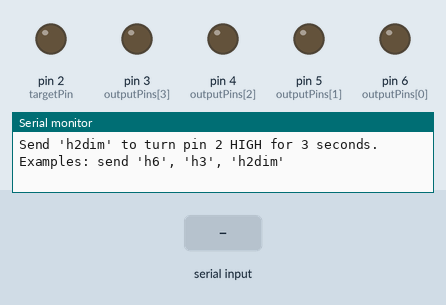
Simulated run of this program. Board: Arduino Uno, built with avr-gcc and run on an emulated ATmega328P. Shown: output pins drawn as LEDs (lit = HIGH), the last lines printed to the serial monitor. The inputs (shaded band) are chosen by the test bench.

Above: at 1.3 s.
1.4 s: "h2dim\n" received over Serial
At 2.6 s:
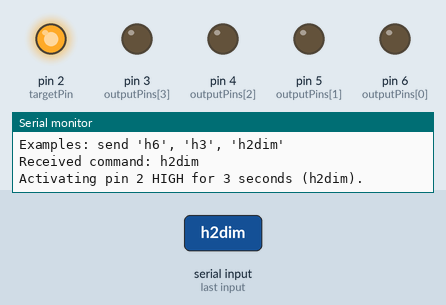
2.9 s: byte 10 ('\n') received over Serial
5.9 s: "h\n" received over Serial
Timing chart, 0 to 8.9 s (numbered marks = the images above; inputs shaded):
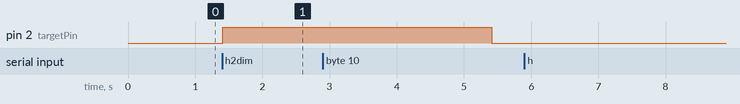

The program:

main.cpp
```cpp
#include <Arduino.h>

// Define the pin numbers we want to control
const int outputPins[] = {6, 5, 4, 3, 2}; // Added pin 3
// Calculate number of pins *AFTER* defining the array
const int numPins = sizeof(outputPins) / sizeof(outputPins[0]);

// Define the *default* duration the pins should stay HIGH (in milliseconds)
const unsigned long defaultHighDuration = 250;
// Define the special duration for the 'h2dim' command (in milliseconds)
const unsigned long dimHighDuration = 4000; // 3000 ms = 3 seconds

// --- Per-Pin Timer Variables ---
// Stores the time when each pin was last turned HIGH
unsigned long pinHighStartTime[numPins];
// Tracks if each pin is currently in its timed HIGH state
bool pinIsTimed[numPins];
// Stores the duration this specific pin should stay HIGH for its current timed event
unsigned long pinTargetDuration[numPins];

// --- Input Handling Variables ---
String inputString = "";       // A String to hold incoming data
bool stringComplete = false;  // Whether the string is complete

void setup() {
  // Initialize Serial communication at 9600 bits per second (bps)
  Serial.begin(9600);
  while (!Serial); // Wait for serial port to connect

  inputString.reserve(10); // Reserve some memory for the input String (optional optimization)

  // Configure all specified pins as OUTPUT and initialize timer states
  Serial.print("Setting up pins: ");
  for (int i = 0; i < numPins; i++) {
    pinMode(outputPins[i], OUTPUT);
    digitalWrite(outputPins[i], LOW); // Start LOW
    pinIsTimed[i] = false;            // Not initially timed
    pinHighStartTime[i] = 0;          // Start time is 0
    pinTargetDuration[i] = 0;         // Target duration is 0 initially

    Serial.print(outputPins[i]);
    if (i < numPins - 1) {
      Serial.print(", ");
    }
  }
  Serial.println(" as OUTPUT, initially LOW.");

  // Print a message to the Serial Monitor
  Serial.println("Arduino is ready.");
  Serial.println("Send 'h' followed by pin number (6, 5, 4, 3, or 2) to turn it HIGH for 2 seconds.");
  Serial.println("Send 'h2dim' to turn pin 2 HIGH for 3 seconds.");
  Serial.println("Examples: send 'h6', 'h3', 'h2dim'");
}

void loop() {
  // --- Check for Serial Input Completion ---
  // (See serialEvent() function below for how inputString and stringComplete are set)
  if (stringComplete) {
    Serial.print("Received command: ");
    Serial.println(inputString);

    // --- Process the Received Command ---

    // Check for the special "h2dim" command FIRST
    if (inputString.equals("h2dim")) {
        int targetPin = 2;
        int targetIndex = -1;
        // Find the index for pin 2
        for (int i = 0; i < numPins; i++) {
            if (outputPins[i] == targetPin) {
                targetIndex = i;
                break;
            }
        }

        if (targetIndex != -1) {
            Serial.println("Activating pin 2 HIGH for 3 seconds (h2dim).");
            digitalWrite(targetPin, HIGH);          // Turn pin 2 HIGH
            pinHighStartTime[targetIndex] = millis(); // Record its start time
            pinTargetDuration[targetIndex] = dimHighDuration; // Set the 3-second duration
            pinIsTimed[targetIndex] = true;          // Mark it as timed
        } else {
             Serial.println("Error: Pin 2 is not configured in outputPins array!");
        }

    // Check for the standard 'h' + pin number command
    } else if (inputString.length() == 2 && inputString.startsWith("h")) {
      char pinChar = inputString.charAt(1); // Get the second character (the pin digit)
      int targetPin = -1; // Variable to hold the pin number if found
      int targetIndex = -1; // Variable to hold the index in our arrays

      // Find the matching pin and its index in our array
      for (int i = 0; i < numPins; i++) {
        // Convert pin number to char for comparison
        // Note: This simple conversion only works for single-digit pins (0-9)
        if (pinChar == (outputPins[i] + '0')) {
          targetPin = outputPins[i];
          targetIndex = i;
          break; // Found the pin, stop searching
        }
      }

      // If a valid pin command was found
      if (targetPin != -1 && targetIndex != -1) {
        Serial.print("Activating pin ");
        Serial.print(targetPin);
        Serial.println(" HIGH for 2 seconds.");

        digitalWrite(targetPin, HIGH);       // Turn the specific pin HIGH
        pinHighStartTime[targetIndex] = millis(); // Record its start time
        pinTargetDuration[targetIndex] = defaultHighDuration; // Set the default 2-second duration
        pinIsTimed[targetIndex] = true;         // Mark it as timed
      } else {
        Serial.print("Invalid pin specified: ");
        Serial.println(pinChar);
      }
    } else {
      Serial.println("Invalid command format. Use 'h' + pin number (e.g., h6) or 'h2dim'.");
    }

    // Clear the string and reset the flag for the next command
    inputString = "";
    stringComplete = false;
  }

  // --- Check All Pin Timers ---
  // This runs independently of serial input
  unsigned long currentTime = millis();
  for (int i = 0; i < numPins; i++) {
    // Check if this specific pin is currently timed HIGH AND its time has expired
    // Use the specific target duration stored for this pin's activation
    if (pinIsTimed[i] && (currentTime - pinHighStartTime[i] >= pinTargetDuration[i])) {
      digitalWrite(outputPins[i], LOW); // Turn this specific pin LOW
      pinIsTimed[i] = false;            // Reset its timed flag
      //pinTargetDuration[i] = 0; // Optional: Reset duration, not strictly necessary
      Serial.print("Pin ");
      Serial.print(outputPins[i]);
      Serial.println(" LOW (timer expired).");
    }
  }
}

/*
  SerialEvent occurs whenever a new data comes in the hardware serial RX. This
  routine is run between each time loop() runs, so using delay inside loop can
  delay response. Multiple bytes of data may be available.
*/
void serialEvent() {
  while (Serial.available()) {
    // Get the new byte:
    char inChar = (char)Serial.read();
    // Add it to the inputString:
    inputString += inChar;
    // If the incoming character is a newline, set a flag so the main loop can
    // do something about it:
    if (inChar == '\n') {
      inputString.trim(); // Remove any leading/trailing whitespace (like \r)
      stringComplete = true;
    }
    // Optional: Add a check for maximum input string length to prevent buffer overflows
    if (inputString.length() > 20) { // Example limit
        Serial.println("Input buffer overflow! Clearing.");
        inputString = "";
        stringComplete = false; // Prevent processing partial overflowed command
    }
  }
}
```

Measured:
- after the input at 1.4 s, pin 2 (targetPin): LOW → HIGH at once
